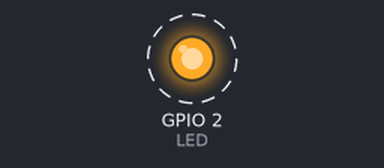
The program below on a simulated ESP32. Parts: output pins drawn as LEDs (lit = HIGH). Dashed ring = blinking. What the program prints to the serial monitor is not drawn.

Above: at 0.1 s.
Timing chart, 0 to 3.0 s (numbered marks = the images above):
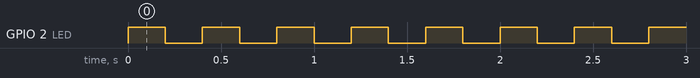

The program:

main.cpp
```cpp
/*

  Libs do framwork do arduino e do FreeRTOS

*/
#include <Arduino.h>
#include "freertos/FreeRTOS.h"
#include "freertos/task.h"

#define LED 2

/*
  Variaveis para armazenamento do Handle das tasks
*/
TaskHandle_t task1Handle = NULL;
TaskHandle_t task2Handle = NULL;


/*

  Prototipos das Tasks

*/
void vTask1(void *pvParametes);
void vTask2(void *pvParametes);


void setup() {
  Serial.begin(9600);
  pinMode(LED, OUTPUT);

  xTaskCreate(vTask1, "TASK1", configMINIMAL_STACK_SIZE, NULL, 1, &task1Handle);
  xTaskCreate(vTask2, "TASK2", configMINIMAL_STACK_SIZE+1024, NULL, 2, &task2Handle);

}

void loop() {
  vTaskDelay(1000);
}

void vTask1(void *pvParametes){
  while (1){
    digitalWrite(LED, !digitalRead(LED));
    vTaskDelay(200);
  }


}


void vTask2(void *pvParametes){

  int cont = 0;
  while(1){
    Serial.println("Task 2:" + String(cont++));
    vTaskDelay(1000);
    if(cont >= 10){
      if(task1Handle != NULL){
        Serial.println("Delete Task 1 -- Stop Blink LED");
        vTaskDelete(task1Handle);
        digitalWrite(LED, LOW);
        task1Handle = NULL;
      }
    }
  }


}
```

Measured:
- by itself, GPIO 2 (LED): alternates HIGH for 0.20 s and LOW for 0.20 s, 50 changes in all, then stays LOW
